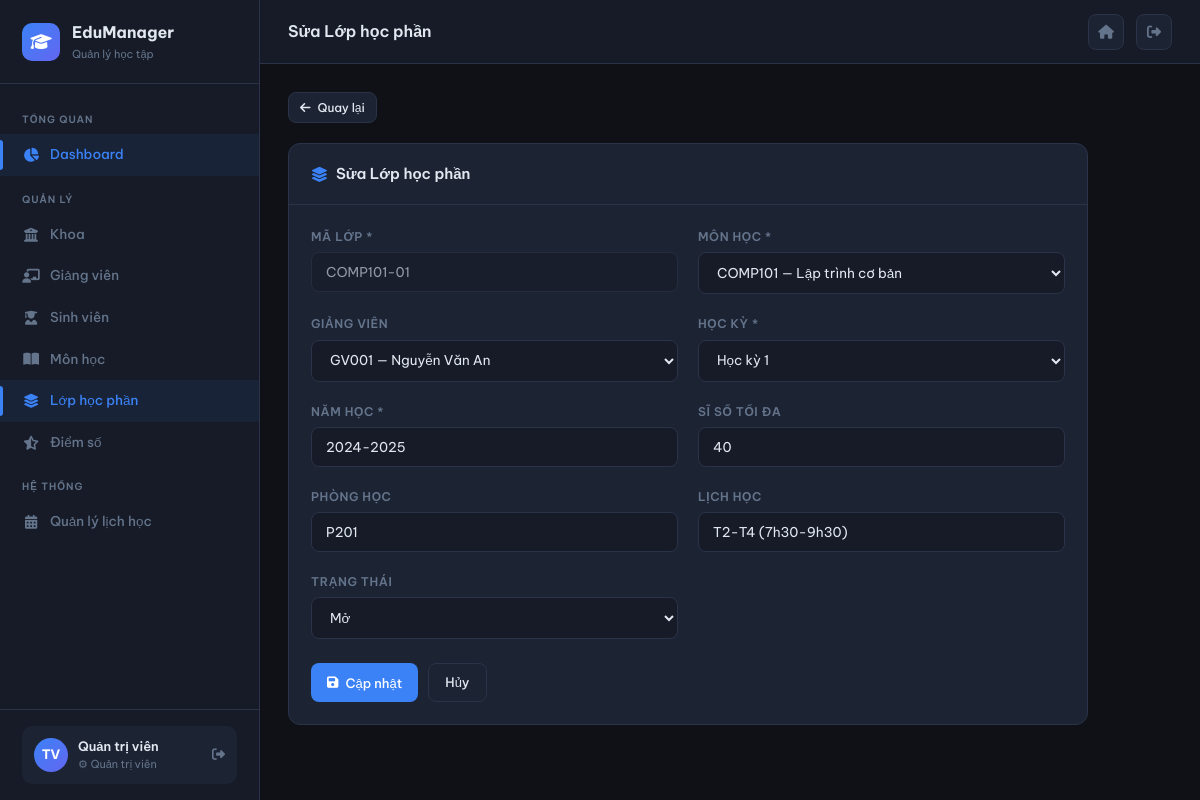
The app's page /lop-hoc-phan/edit/COMP101-01 (signed in) with its own data.
### tables this page shows
CREATE TABLE lop_hoc_phan (
    ma_lop     VARCHAR(20)  PRIMARY KEY,
    ma_mon     VARCHAR(10),
    ma_gv      VARCHAR(10),
    hoc_ky     VARCHAR(10)  NOT NULL,
    nam_hoc    VARCHAR(9)   NOT NULL,
    si_so_max  INT          DEFAULT 40,
    si_so_hien INT          DEFAULT 0,
    phong_hoc  VARCHAR(20),
    lich_hoc   VARCHAR(100),
    trang_thai ENUM('mo','dong','ket_thuc') DEFAULT 'mo',
    created_at TIMESTAMP    DEFAULT CURRENT_TIMESTAMP,
    FOREIGN KEY (ma_mon) REFERENCES mon_hoc(ma_mon) ON DELETE CASCADE,
    FOREIGN KEY (ma_gv)  REFERENCES giang_vien(ma_gv) ON DELETE SET NULL
);

CREATE TABLE mon_hoc (
    ma_mon         VARCHAR(10)  PRIMARY KEY,
    ten_mon        VARCHAR(150) NOT NULL,
    tin_chi        TINYINT      NOT NULL DEFAULT 3,
    ma_khoa        VARCHAR(10),
    mon_tien_quyet VARCHAR(10),
    mo_ta          TEXT,
    created_at     TIMESTAMP    DEFAULT CURRENT_TIMESTAMP,
    FOREIGN KEY (ma_khoa)        REFERENCES khoa(ma_khoa) ON DELETE SET NULL,
    FOREIGN KEY (mon_tien_quyet) REFERENCES mon_hoc(ma_mon) ON DELETE SET NULL
);

CREATE TABLE giang_vien (
    ma_gv       VARCHAR(10)  PRIMARY KEY,
    user_id     INT          UNIQUE,
    ho_ten      VARCHAR(100) NOT NULL,
    email       VARCHAR(100) UNIQUE NOT NULL,
    ma_khoa     VARCHAR(10),
    hoc_vi      ENUM('Cu nhan','Thac si','Tien si','Pho giao su','Giao su') DEFAULT 'Thac si',
    dien_thoai  VARCHAR(15),
    created_at  TIMESTAMP    DEFAULT CURRENT_TIMESTAMP,
    FOREIGN KEY (ma_khoa)  REFERENCES khoa(ma_khoa) ON DELETE SET NULL,
    FOREIGN KEY (user_id)  REFERENCES users(id) ON DELETE SET NULL
);

### core/Controller.php (called while the page is built, shortened)
<?php
abstract class Controller {
    protected function render(string $view, array $data = []): void {
        extract($data);
        $viewFile = BASE_PATH . "/views/{$view}.php";
        require $viewFile;
    }
    protected function view(string $view, array $data = [], string $layout = 'layout/main'): void {
        $data['content_view'] = $view;
        $this->render($layout, $data);
    }
}

### controllers/LopHocPhanController.php (called while the page is built, shortened)
<?php
class LopHocPhanController extends Controller {
    private LopHocPhanModel $model;
    public function __construct() { $this->model = new LopHocPhanModel(); }
    public function edit(string $id): void {
        $lop = $this->model->getById($id);
        $this->view('lop_hoc_phan/form', ['title' => 'Sửa Lớp HP', 'pageTitle' => 'Sửa Lớp học phần',
            'lop' => $lop, 'action' => BASE_URL . '/lop-hoc-phan/update/' . $id,
            'danhSachMon' => (new MonHocModel())->getAll('ten_mon ASC'),
            'danhSachGV'  => (new GiangVienModel())->getAll('ho_ten ASC')]);
    }
}

### index.php (called while the page is built, shortened)
<?php
require_once __DIR__ . '/core/Database.php';
require_once __DIR__ . '/core/Model.php';
require_once __DIR__ . '/core/Controller.php';
require_once __DIR__ . '/core/Router.php';
$router = new Router();
$router->get('/auth/login',  'AuthController', 'loginForm');
$router->post('/auth/login', 'AuthController', 'login');
$router->get('/auth/logout', 'AuthController', 'logout');
$router->get('/',          'DashboardController', 'index');
$router->get('/dashboard', 'DashboardController', 'index');
$router->get('/khoa',             'KhoaController', 'index');
$router->get('/khoa/create',      'KhoaController', 'create');
$router->post('/khoa/store',      'KhoaController', 'store');
$router->get('/khoa/edit/:id',    'KhoaController', 'edit');
$router->post('/khoa/update/:id', 'KhoaController', 'update');
$router->get('/khoa/delete/:id',  'KhoaController', 'delete');
$router->get('/sinh-vien',                'SinhVienController', 'index');
$router->get('/sinh-vien/create',         'SinhVienController', 'create');
$router->post('/sinh-vien/store',         'SinhVienController', 'store');
$router->get('/sinh-vien/edit/:id',       'SinhVienController', 'edit');
$router->post('/sinh-vien/update/:id',    'SinhVienController', 'update');
$router->get('/sinh-vien/delete/:id',     'SinhVienController', 'delete');
$router->get('/sinh-vien/show/:id',       'SinhVienController', 'show');
$router->get('/giang-vien',               'GiangVienController', 'index');
$router->get('/giang-vien/create',        'GiangVienController', 'create');
$router->post('/giang-vien/store',        'GiangVienController', 'store');
$router->get('/giang-vien/edit/:id',      'GiangVienController', 'edit');
$router->post('/giang-vien/update/:id',   'GiangVienController', 'update');
$router->get('/giang-vien/delete/:id',    'GiangVienController', 'delete');
$router->get('/mon-hoc',                  'MonHocController', 'index');
$router->get('/mon-hoc/create',           'MonHocController', 'create');
$router->post('/mon-hoc/store',           'MonHocController', 'store');
$router->get('/mon-hoc/edit/:id',         'MonHocController', 'edit');
$router->post('/mon-hoc/update/:id',      'MonHocController', 'update');
$router->get('/mon-hoc/delete/:id',       'MonHocController', 'delete');
$router->get('/lop-hoc-phan',             'LopHocPhanController', 'index');
$router->get('/lop-hoc-phan/create',      'LopHocPhanController', 'create');
$router->post('/lop-hoc-phan/store',      'LopHocPhanController', 'store');
$router->get('/lop-hoc-phan/edit/:id',    'LopHocPhanController', 'edit');
$router->post('/lop-hoc-phan/update/:id', 'LopHocPhanController', 'update');
$router->get('/lop-hoc-phan/delete/:id',  'LopHocPhanController', 'delete');
$router->get('/lop-hoc-phan/sinh-vien/:maLop',       'LopHocPhanController', 'students');
$router->post('/lop-hoc-phan/sinh-vien/add/:maLop',  'LopHocPhanController', 'addStudent');
$router->get('/lop-hoc-phan/sinh-vien/remove/:id',   'LopHocPhanController', 'removeStudent');
$router->get('/diem-so',                  'DiemSoController', 'index');
$router->get('/diem-so/lop/:maLop',       'DiemSoController', 'byLop');
$router->post('/diem-so/nhap/:maLop',     'DiemSoController', 'nhap');
$router->get('/dang-ky',                  'DangKyController', 'index');
$router->get('/dang-ky/moi',              'DangKyController', 'create');
$router->post('/dang-ky/store',           'DangKyController', 'store');
$router->get('/dang-ky/huy/:id',          'DangKyController', 'delete');
$router->get('/thoi-khoa-bieu', 'ThoiKhoaBieuController', 'index');
$router->dispatch();

### core/Database.php (called while the page is built, shortened)
<?php
class Database {
    private static ?Database $instance = null;
    private PDO $pdo;
    private function __construct() {
        $dsn = sprintf(
            'mysql:host=%s;dbname=%s;charset=%s',
            DB_HOST, DB_NAME, DB_CHARSET
        );
        $options = [
            PDO::ATTR_ERRMODE            => PDO::ERRMODE_EXCEPTION,
            PDO::ATTR_DEFAULT_FETCH_MODE => PDO::FETCH_ASSOC,
            PDO::ATTR_EMULATE_PREPARES   => false,
            PDO::MYSQL_ATTR_INIT_COMMAND => "SET NAMES utf8mb4",
        ];
        try {
            $this->pdo = new PDO($dsn, DB_USER, DB_PASSWORD, $options);
        } catch (PDOException $e) {
            die(json_encode(['error' => 'Kết nối database thất bại: ' . $e->getMessage()]));
        }
    }
    public static function getInstance(): Database {
        if (self::$instance === null) {
            self::$instance = new self();
        }
        return self::$instance;
    }
    public function fetchAll(string $sql, array $params = []): array {
        $stmt = $this->pdo->prepare($sql);
        $stmt->execute($params);
        return $stmt->fetchAll();
    }
    public function fetchOne(string $sql, array $params = []): ?array {
        $stmt = $this->pdo->prepare($sql);
        $stmt->execute($params);
        $row = $stmt->fetch();
        return $row ?: null;
    }
}

### core/Model.php (called while the page is built, shortened)
<?php
abstract class Model {
    protected Database $db;
    protected string $table = '';
    protected string $primaryKey = 'id';
    public function __construct() {
        $this->db = Database::getInstance();
    }
    public function getAll(string $orderBy = ''): array {
        $sql = "SELECT * FROM `{$this->table}`";
        if ($orderBy) $sql .= " ORDER BY {$orderBy}";
        return $this->db->fetchAll($sql);
    }
    public function getById(mixed $id): ?array {
        $sql = "SELECT * FROM `{$this->table}` WHERE `{$this->primaryKey}` = ?";
        return $this->db->fetchOne($sql, [$id]);
    }
}

### views/lop_hoc_phan/form.php (the view, shortened to what this page needs)
<div style="max-width:800px">
  <div style="margin-bottom:20px"><a href="<?= BASE_URL ?>/lop-hoc-phan" class="btn btn-secondary btn-sm"><i class="fas fa-arrow-left"></i> Quay lại</a></div>
  <div class="card">
    <div class="card-header">
      <span class="card-title"><i class="fas fa-layer-group" style="color:var(--clr-accent)"></i> <?= $lop ? 'Sửa Lớp học phần' : 'Thêm Lớp học phần mới' ?></span>
    </div>
    <div class="card-body">
      <form method="POST" action="<?= $action ?>">
        <div class="form-grid">
          <div class="form-group">
            <label>Mã Lớp *</label>
            <input type="text" name="ma_lop" value="<?= htmlspecialchars($lop['ma_lop'] ?? '') ?>" placeholder="VD: COMP101-01"
                   class="<?= !empty($errors['ma_lop']) ? 'field-error' : '' ?>"
                   <?= $lop ? 'readonly style="opacity:.6"' : '' ?>>
          </div>
          <div class="form-group">
            <label>Môn học *</label>
            <select name="ma_mon" class="<?= !empty($errors['ma_mon']) ? 'field-error' : '' ?>">
              <?php foreach ($danhSachMon as $m): ?>
                <option value="<?= $m['ma_mon'] ?>" <?= ($lop['ma_mon'] ?? '') === $m['ma_mon'] ? 'selected' : '' ?>>
                  <?= htmlspecialchars($m['ma_mon'] . ' — ' . $m['ten_mon']) ?>
                </option>
              <?php endforeach; ?>
            </select>
          </div>
          <div class="form-group">
            <label>Giảng viên</label>
            <select name="ma_gv">
              <?php foreach ($danhSachGV as $g): ?>
                <option value="<?= $g['ma_gv'] ?>" <?= ($lop['ma_gv'] ?? '') === $g['ma_gv'] ? 'selected' : '' ?>>
                  <?= htmlspecialchars($g['ma_gv'] . ' — ' . $g['ho_ten']) ?>
                </option>
              <?php endforeach; ?>
            </select>
          </div>
          <div class="form-group">
            <label>Học kỳ *</label>
            <select name="hoc_ky" class="<?= !empty($errors['hoc_ky']) ? 'field-error' : '' ?>">
              <option value="HK1" <?= ($lop['hoc_ky'] ?? '') === 'HK1' ? 'selected' : '' ?>>Học kỳ 1</option>
            </select>
          </div>
          <div class="form-group">
            <label>Năm học *</label>
            <input type="text" name="nam_hoc" value="<?= htmlspecialchars($lop['nam_hoc'] ?? '') ?>" placeholder="VD: 2024-2025">
          </div>
          <div class="form-group">
            <label>Sĩ số tối đa</label>
            <input type="number" name="si_so_max" value="<?= $lop['si_so_max'] ?? 40 ?>" min="1" max="200">
          </div>
          <div class="form-group">
            <label>Phòng học</label>
            <input type="text" name="phong_hoc" value="<?= htmlspecialchars($lop['phong_hoc'] ?? '') ?>" placeholder="VD: P201">
          </div>
          <div class="form-group">
            <label>Lịch học</label>
            <input type="text" name="lich_hoc" value="<?= htmlspecialchars($lop['lich_hoc'] ?? '') ?>" placeholder="T2-T4 (7h30-9h30)">
          </div>
          <div class="form-group">
            <label>Trạng thái</label>
            <select name="trang_thai">
              <option value="mo"       <?= ($lop['trang_thai'] ?? 'mo') === 'mo'       ? 'selected' : '' ?>>Mở</option>
            </select>
          </div>
        </div>
        <div style="display:flex;gap:10px;margin-top:24px">
          <button type="submit" class="btn btn-primary"><i class="fas fa-<?= $lop ? 'floppy-disk' : 'plus' ?>"></i> <?= $lop ? 'Cập nhật' : 'Thêm mới' ?></button>
          <a href="<?= BASE_URL ?>/lop-hoc-phan" class="btn btn-secondary">Hủy</a>
        </div>
      </form>
    </div>
  </div>
</div>

### core/Router.php (shortened to what this page needs)
<?php
class Router {
    private array $routes = [];
    public function get(string $path, string $controller, string $method): void {
        $this->routes['GET'][$path] = [$controller, $method];
    }
    public function post(string $path, string $controller, string $method): void {
        $this->routes['POST'][$path] = [$controller, $method];
    }
    public function dispatch(): void {
        $method = $_SERVER['REQUEST_METHOD'];
        $uri    = parse_url($_SERVER['REQUEST_URI'], PHP_URL_PATH);
        $basePath = parse_url(BASE_URL, PHP_URL_PATH);
        if ($basePath && str_starts_with($uri, $basePath)) {
            $uri = substr($uri, strlen($basePath));
        }
        $uri = '/' . ltrim($uri, '/');
        foreach ($this->routes[$method] ?? [] as $route => $handler) {
            $pattern = preg_replace('/\/:([^\/]+)/', '/([^/]+)', $route);
            $pattern = '#^' . $pattern . '$#';
            if (preg_match($pattern, $uri, $matches)) {
                array_shift($matches);
                [$controllerName, $action] = $handler;
                $ctrl = new $controllerName();
                $ctrl->$action(...$matches);
                return;
            }
        }
    }
}

### views/layout/main.php (style rules this page uses)
:root { --sidebar-w: 260px; --header-h: 64px; --clr-bg: #0f1117; --clr-surface:#161b27; --clr-card: #1c2333; --clr-border:#2a3347; --clr-accent:#3b82f6; --clr-accent2:#6366f1; --clr-green: #22c55e; --clr-amber: #f59e0b; --clr-red: #ef4444; --clr-text: #e2e8f0; --clr-muted: #64748b; --clr-hover: #1e2740; --font: 'Be Vietnam Pro', sans-serif; --mono: 'JetBrains Mono', monospace; --radius: 10px; --shadow: 0 4px 24px rgba(0,0,0,.4); }
*, *::before, *::after { box-sizing: border-box; margin: 0; padding: 0; }
html { scroll-behavior: smooth; }
body { font-family: var(--font); background: var(--clr-bg); color: var(--clr-text); font-size: 14px; line-height: 1.6; display: flex; min-height: 100vh; }
.card { background: var(--clr-card); border: 1px solid var(--clr-border); border-radius: 12px; overflow: hidden; }
.card-header { padding: 18px 22px; border-bottom: 1px solid var(--clr-border); display: flex; align-items: center; justify-content: space-between; }
.card-title { font-size: 15px; font-weight: 600; color: var(--clr-text); display: flex; align-items: center; gap: 8px; }
.card-body { padding: 22px; }
.btn { display: inline-flex; align-items: center; gap: 7px; padding: 8px 16px; border-radius: 8px; border: none; font-size: 13px; font-weight: 500; cursor: pointer; text-decoration: none; transition: all .2s; font-family: var(--font); }
.btn-primary { background: var(--clr-accent); color: #fff; }
.btn-secondary { background: var(--clr-card); color: var(--clr-text); border: 1px solid var(--clr-border); }
.btn-sm { padding: 5px 11px; font-size: 12px; }
.form-grid { display: grid; grid-template-columns: repeat(auto-fit, minmax(280px, 1fr)); gap: 20px; }
.form-group { display: flex; flex-direction: column; gap: 6px; }
label { font-size: 12px; font-weight: 600; color: var(--clr-muted); text-transform: uppercase; letter-spacing: .05em; }
input, select, textarea { background: var(--clr-surface); border: 1px solid var(--clr-border); border-radius: 8px; padding: 10px 14px; color: var(--clr-text); font-size: 13.5px; font-family: var(--font); transition: border-color .2s, box-shadow .2s; width: 100%; }
input::placeholder { color: var(--clr-muted); }
select option { background: var(--clr-surface); }

### records on screen
lop_hoc_phan: ma_lop "COMP101-01", ma_mon "COMP101 — Lập trình cơ bản", ma_gv "GV001 — Nguyễn Văn An", hoc_ky "Học kỳ 1", nam_hoc "2024-2025", si_so_max "40", phong_hoc "P201", lich_hoc "T2-T4 (7h30-9h30)", trang_thai "Mở"
